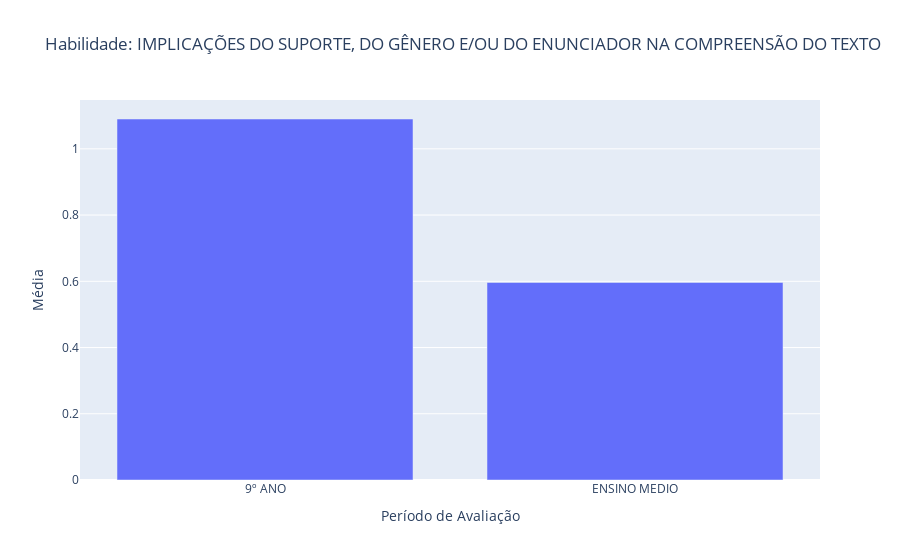

Notebook cell for this chart:
### Code cell
## suporte_genero_compreensao


df_fund = df_2014_lp.groupby(['dc_etapa_aplicacao_turma'])[suporte_genero_compreensao].mean().reset_index()
#col_list = df_fund.columns.tolist()[1:]

df_fund['mean'] = df_fund.mean(axis=1)
df_fund['dc_etapa_aplicacao_turma'] = df_fund['dc_etapa_aplicacao_turma'].replace(['ENSINO M?DIO - 3? S?RIE'], 'ENSINO MEDIO')


# Habilidade de Leitura

x2014_suporte_genero_compreensao = df_fund['dc_etapa_aplicacao_turma']
y2014_suporte_genero_compreensao = df_fund['mean']


fig = go.Figure(data=[
    go.Bar(name='9º ANO', x=x2014_suporte_genero_compreensao, y=y2014_suporte_genero_compreensao),
    #go.Bar(name='ENSINO M?DIO - 3? S?RIE', x=df_2014_lp, y=[12, 18, 29]) name='9º ANO',
])
# Change the bar mode
fig.update_layout(barmode='group')

fig.update_layout(
    title="Habilidade: IMPLICAÇÕES DO SUPORTE, DO GÊNERO E/OU DO ENUNCIADOR NA COMPREENSÃO DO TEXTO",
    xaxis_title="Período de Avaliação",
    yaxis_title="Média",
    #legend_title="Legend Title",
    
    )

fig.show()
#pyo.plot(fig, filename='descritor_suporte_genero_compreensao.html', auto_open=True)

### Figure 1 — Plotly figure (JSON) as saved in the notebook; plotly's stock layout.template omitted (floating-point values rounded to 4 significant figures)
{"data": [{"name": "9º ANO", "type": "bar", "x": ["9º ANO", "ENSINO MEDIO"], "y": [1.09, 0.5964]}], "layout": {"autosize": true, "barmode": "group", "title": {"text": "Habilidade: IMPLICAÇÕES DO SUPORTE, DO GÊNERO E/OU DO ENUNCIADOR NA COMPREENSÃO DO TEXTO"}, "xaxis": {"autorange": true, "range": [-0.5, 1.5], "title": {"text": "Período de Avaliação"}, "type": "category"}, "yaxis": {"autorange": true, "range": [0, 1.147], "title": {"text": "Média"}, "type": "linear"}}}
